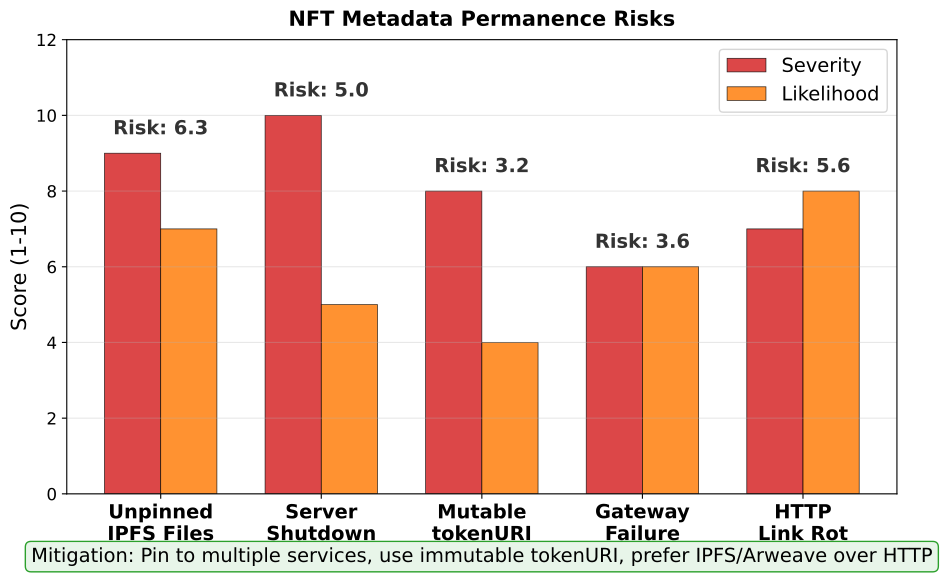

Recreate this plot in Python.
"""
NFT Metadata Permanence Risks
Shows risks to NFT metadata availability
"""

import matplotlib.pyplot as plt
import numpy as np
from pathlib import Path

CHART_METADATA = {
    'title': 'Metadata Permanence Risks',
    'url': 'https://github.com/Digital-AI-Finance/Blockchain_Crypto/tree/main/Module_C_NFTs_Digital_Assets/L22_NFT_Metadata_IPFS/charts/04_permanence_risks'
}

plt.rcParams.update({
    'font.size': 14,
    'axes.labelsize': 14,
    'axes.titlesize': 16,
    'xtick.labelsize': 12,
    'ytick.labelsize': 12,
    'legend.fontsize': 12,
    'figure.figsize': (10, 6),
    'figure.dpi': 150
})

MLPURPLE = '#3333B2'
MLBLUE = '#0066CC'
MLORANGE = '#FF7F0E'
MLGREEN = '#2CA02C'
MLRED = '#D62728'

fig, ax = plt.subplots(figsize=(10, 6))

# Risks with severity and likelihood
risks = [
    'Unpinned\nIPFS Files',
    'Server\nShutdown',
    'Mutable\ntokenURI',
    'Gateway\nFailure',
    'HTTP\nLink Rot'
]

# Severity (1-10)
severity = [9, 10, 8, 6, 7]
# Likelihood (1-10)
likelihood = [7, 5, 4, 6, 8]

x = np.arange(len(risks))
width = 0.35

bars1 = ax.bar(x - width/2, severity, width, label='Severity',
               color=MLRED, edgecolor='black', linewidth=0.5, alpha=0.85)
bars2 = ax.bar(x + width/2, likelihood, width, label='Likelihood',
               color=MLORANGE, edgecolor='black', linewidth=0.5, alpha=0.85)

ax.set_ylabel('Score (1-10)', fontsize=12)
ax.set_xticks(x)
ax.set_xticklabels(risks, fontsize=9, fontweight='bold')
ax.set_ylim(0, 12)

ax.legend(loc='upper right', fontsize=11)
ax.grid(True, alpha=0.3, axis='y')

# Risk score (severity * likelihood / 10)
risk_scores = [s * l / 10 for s, l in zip(severity, likelihood)]
for i, score in enumerate(risk_scores):
    ax.text(i, max(severity[i], likelihood[i]) + 0.5, f'Risk: {score:.1f}',
            ha='center', fontsize=9, fontweight='bold', color='#333')

# Mitigation note
ax.text(0.5, -0.15, 'Mitigation: Pin to multiple services, use immutable tokenURI, prefer IPFS/Arweave over HTTP',
        transform=ax.transAxes, ha='center', fontsize=9,
        bbox=dict(boxstyle='round,pad=0.3', facecolor='#E8F5E9', edgecolor=MLGREEN))

ax.set_title('NFT Metadata Permanence Risks', fontweight='bold', fontsize=15, pad=10)
plt.tight_layout()

output_path = Path(__file__).parent / 'chart.pdf'
plt.savefig(output_path, bbox_inches='tight', dpi=300)
print(f"Chart saved to: {output_path.absolute()}")
plt.close()
